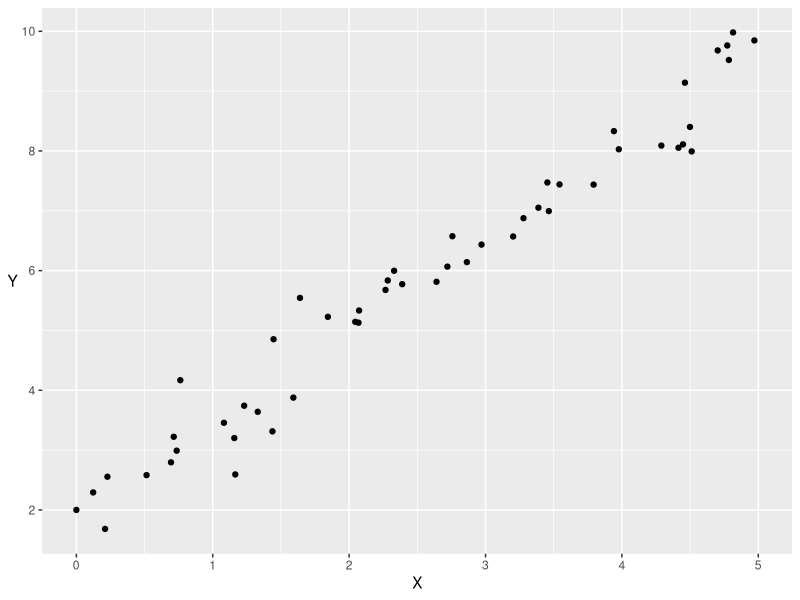
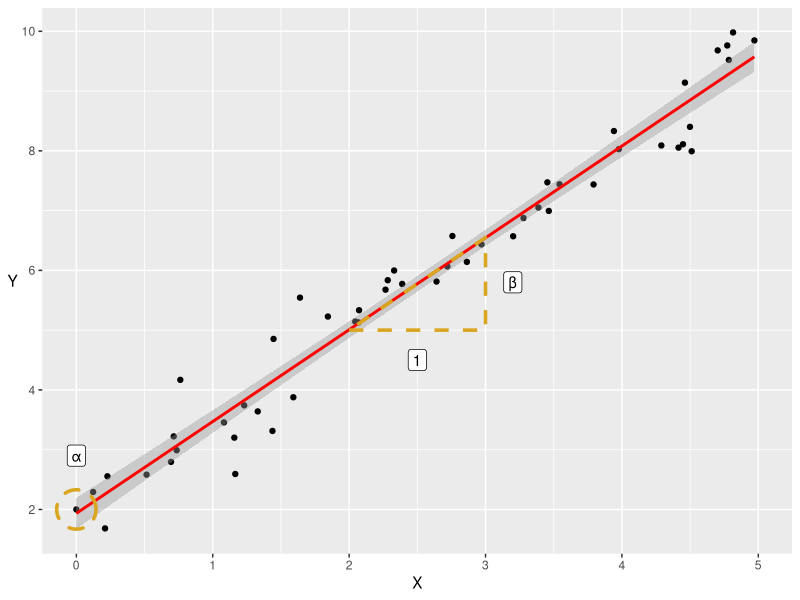
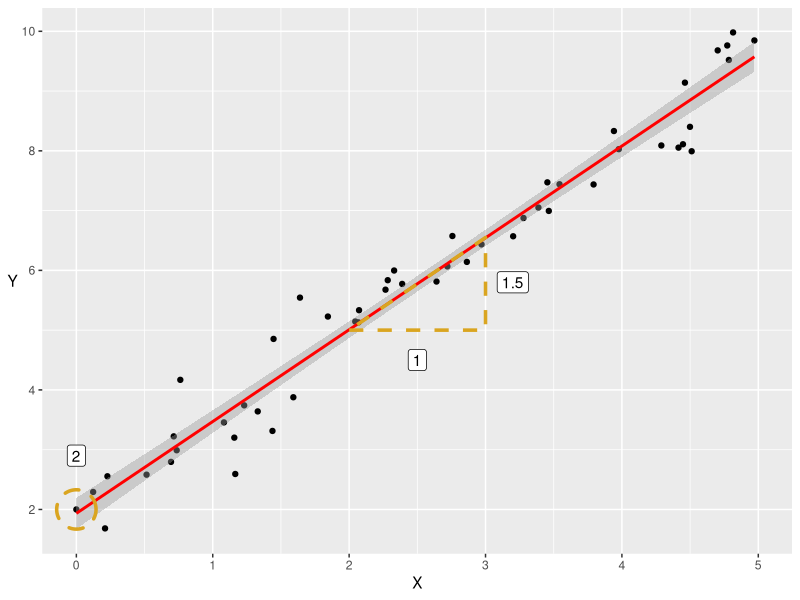
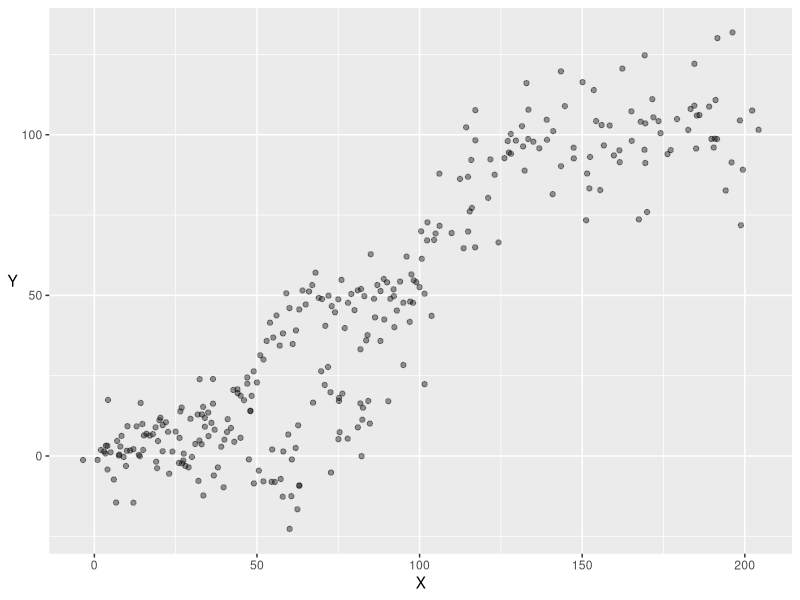
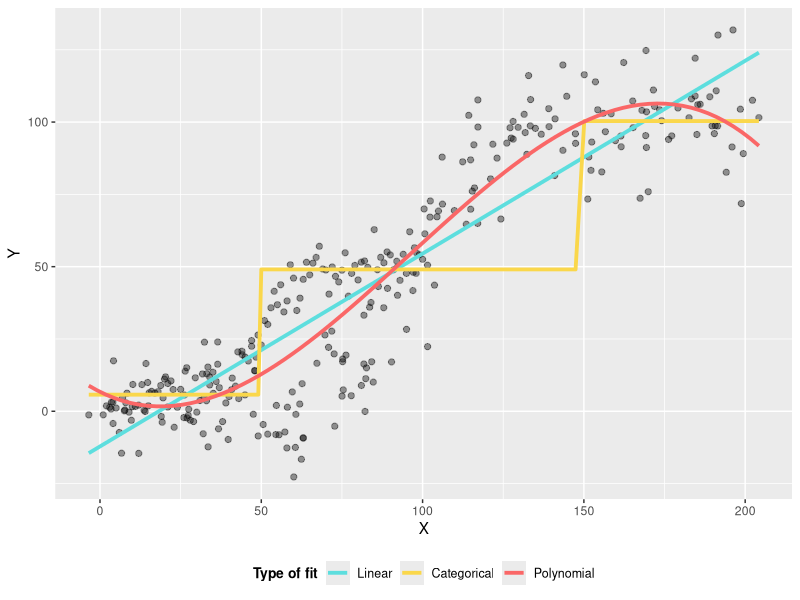
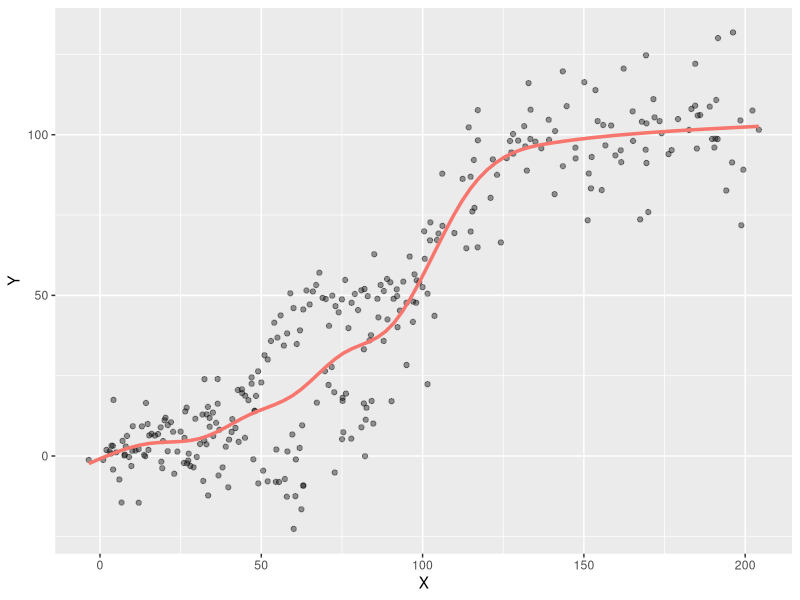
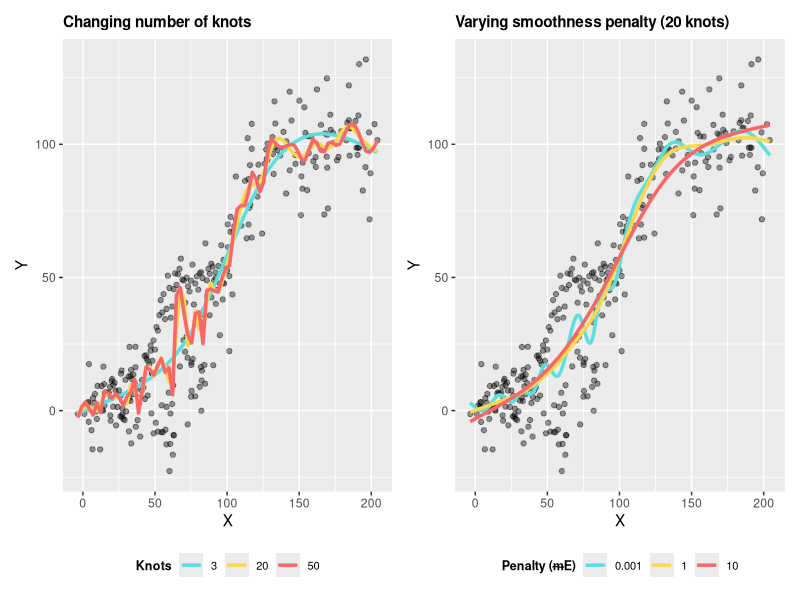
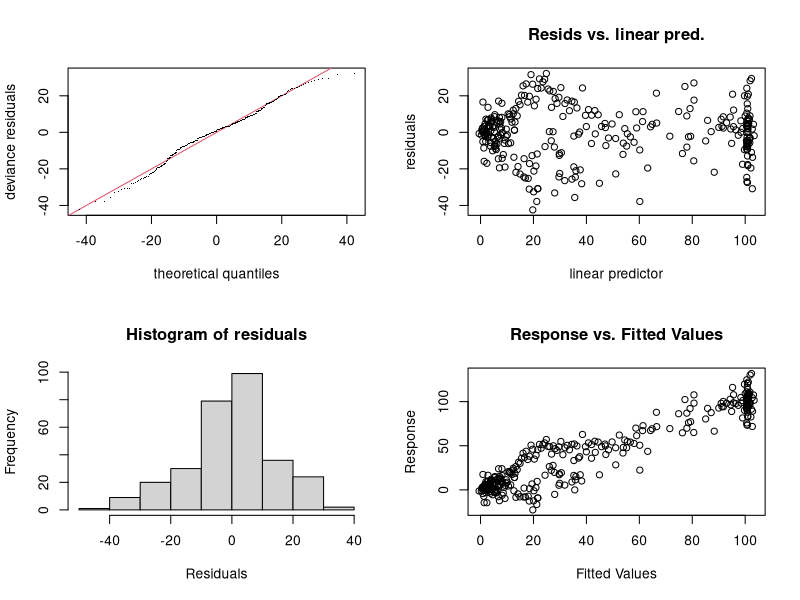

Source code (R) for these figures, in order:
## ---- chunk 1
options(htmltools.dir.version = FALSE)
knitr::opts_chunk$set(fig.width=10, fig.height=6, fig.align = "center", 
                      dev.args = list(png = list(type = "cairo")), fig.retina=3) 

library(Cairo)

set.seed(123)

X <- c(runif(50, 0, 5), 0)
Y <- 2 + (1.5 * X[1:50]) + rnorm(50, 0, 0.5)
Y[51] <- 2

my_data <- data.frame(X, Y)

rm(list = c('X','Y'))

X <- c(2,3,3)
Y <- 2 + (1.5 * X)
Y[2] <- Y[1]
Y[3] <- Y[3] +0.05

dt2 <- data.frame(X, Y)

rm(list = c('X','Y'))

triangle<- data.frame(X=c(2.5, 3.2, 0),
                      Y = c(4.5, 5.8, 2.9), 
                      value=c("1", "1.5", "2"),
                      label= c("1", "\u03B2", "\u03B1" ))

## ---- chunk 2
library(ggplot2)

a<-ggplot(my_data, aes(x=X,y=Y))+
  geom_point()+
  scale_x_continuous(limits=c(0,5))+
  scale_y_continuous(breaks=seq(2,10,2))+
  theme(axis.title.y = element_text(vjust = 0.5,angle=0))

a
## ---- chunk 3
library(ggforce)
a+geom_smooth(col="red", method="lm")+
  geom_polygon(aes(x=X, y=Y), col="goldenrod", fill=NA, linetype="dashed", size=1.2, data=dt2)+
  geom_label(aes(x=X, y = Y, label=label), data=triangle)+
  geom_mark_circle(aes(x=0, y=2), col="goldenrod",  fill=NA, linetype="dashed", size=1.2)+
  theme(axis.title.y = element_text(vjust = 0.5,angle=0))
## ---- chunk 4
a+geom_smooth(col="red", method="lm")+
  geom_polygon(aes(x=X, y=Y), col="goldenrod", fill=NA, linetype="dashed", size=1.2, data=dt2)+
  geom_label(aes(x=X, y = Y, label=value), data=triangle)+
  geom_mark_circle(aes(x=0, y=2), col="goldenrod",  fill=NA, linetype="dashed", size=1.2)+
  theme(axis.title.y = element_text(vjust = 0.5,angle=0))
## ---- chunk 5
### Sigmoid function for generatign data
sigmoid <- function(x, lower_asymptote, carrying_capacity, growth_rate, time_max) {
  return(lower_asymptote + ((carrying_capacity - lower_asymptote)/(1 + exp(-growth_rate * 
                                                                             (x - time_max)))))
}

X <- 1:100
X <- c(X, X+rnorm(X,X,2), X+rnorm(X, X, 5))
Y <- sigmoid(1:100, 1, 50, 0.2, 50) + rnorm(100, 0, 5)
Y <- c(Y, Y+rnorm(Y, Y, 3), Y+rnorm(Y, Y, 8))
dt<-data.frame(X,Y)

dt$cat<-factor(ifelse(dt$X<50, "a", ifelse(dt$X <150, "b", "c")))

dt$cat_pred<-predict(lm(dt$Y ~ dt$cat))



ggplot(dt, aes(y=Y, x=X))+
  geom_point(size=1.5, alpha=0.4)+
  theme(axis.title.y = element_text(vjust = 0.5,angle=0))

## ---- chunk 6
ggplot(dt, aes(y=Y, x=X))+
  geom_point(size=1.8, alpha=0.4)+
  geom_smooth(aes(col="A"), method = "lm",  se=FALSE, size=1.3)+
  geom_line(aes(y=cat_pred, col="B"),  size=1.3)+
  geom_smooth(aes(col="C"), method = "lm", formula= y~poly(x, 3),  se=FALSE, size=1.3)+
  scale_color_manual(values = c("#5DDEDE", "#FAD74B" ,"#FA6767"),
                     labels= factor(x=c("A", "B", "C"), levels=c("A", "B", "C"), labels=c("Linear", "Categorical", "Polynomial"), ordered=TRUE)
                     , name="Type of fit")+
  #ggtitle("Varying approximations for non-linear relationships")+
  theme(legend.position = "bottom",
        legend.title = element_text(face="bold", size=10),
        legend.text = element_text(size=9),
        plot.title = element_text(size = 12, face="bold") )
## ---- chunk 7
library(splines)
ggplot(dt, aes(y=Y, x=X))+
  geom_point(size=1.5, alpha=0.4)+
  geom_smooth(aes(col="A"), method = "lm", formula = y~ns(x,10), se=FALSE, size=1.2, show.legend = FALSE)
## ---- chunk 8
  library(viridis)
  library(mgcv)
  
  knotplot<-factor(c("3-knots" = "#5DDEDE", "20-knots" =  "#FAD74B" , "50-knots" ="#FA6767" ), ordered = TRUE)
  knotplot<-factor(c("#5DDEDE", "#FAD74B" , "#FA6767" ), labels = c("3-knots", "20-knots" , "50-knots"), ordered = TRUE)
  
  knotplot<-c("#5DDEDE"="3", "#FAD74B"="20" ,"#FA6767"="50") 
  k2<-as.factor(knotplot)
  
a<-  ggplot(dt, aes(y=Y, x=X))+
    geom_point(size=1.5, alpha=0.4)+
    geom_smooth(aes(col="A"), method = "lm", formula = y~ns(x,4), se=FALSE, size=1.2)+
    geom_smooth(aes(col="B"), method = "lm", formula = y~ns(x,31), se=FALSE, size=1.2)+
    geom_smooth(aes(col="C"), method = "lm", formula = y~ns(x,51), se = FALSE, size=1.2)+
    scale_color_manual(values = c("#5DDEDE", "#FAD74B" ,"#FA6767"),
                       labels= factor(x=c("A", "B", "C"), levels=c("A", "B", "C"), labels=c("3", "20", "50"), ordered=TRUE)
                       , name="Knots")+
    
    # scale_color_discrete(#values = c("#5DDEDE", "#FAD74B" ,"#FA6767")
    #                    breaks= c("3","20","50"), name="Knots" )+
    # 
    ggtitle("Changing number of knots")+
    theme(legend.title = element_text(face="bold", size=9),
          legend.text = element_text(size=8),
          legend.position = "bottom",
          plot.title = element_text(size = 11, face="bold") )
  



  ########### Use gam sim for sigmoid and show difference in lambda ###############
  
  smsp<-gam(Y~s(X, bs="cr", k=20), data=dt, gamma=0.001)
  dt$sp1<-predict(smsp, type="response")
  
  smsp2<-gam(Y~s(X, bs="cr", k=20), data=dt, gamma = 1 )
  dt$sp2<-predict(smsp2, type="response")
  
  smsp3<-gam(Y~s(X, bs="cr", k=20), data=dt, gamma = 10)
  dt$sp3<-predict(smsp3, type="response")
  
  
  #dt$sp1<-NULL
b<-  ggplot(dt, aes(y=Y, x=X))+
    geom_point(alpha=0.4)+
    geom_line(aes(y=sp1, x=X, col="0.001"), size=1.2)+
    geom_line(aes(y=sp2, x=X, col="1"), size=1.2)+
    geom_line(aes(y=sp3, x=X, col="10"), size=1.2)+
    scale_color_manual(values = c("#5DDEDE", "#FAD74B" ,"#FA6767"),
                       labels= factor(x=c("A", "B", "C"), levels=c("A", "B", "C"), labels=c("0.001", "1", "10"), ordered=TRUE)
                       , name="Penalty (\u1D6FE)")+
    ggtitle("Varying smoothness penalty (20 knots)")+
    theme(legend.title = element_text(face="bold", size=09),
          legend.text = element_text(size=8),
          legend.position = "bottom",
          plot.title = element_text(size = 11, face="bold") )

library(patchwork)

a + b
  
## ---- chunk 9
library(mgcv)
my_gam <- gam(Y ~ s(X, bs="cr"), data=dt)
## ---- chunk 10
summary(my_gam)
## ---- chunk 11
gam.check(my_gam)
## ---- chunk 12
my_lm <- lm(Y ~ X, data=dt)

anova(my_lm, my_gam)
